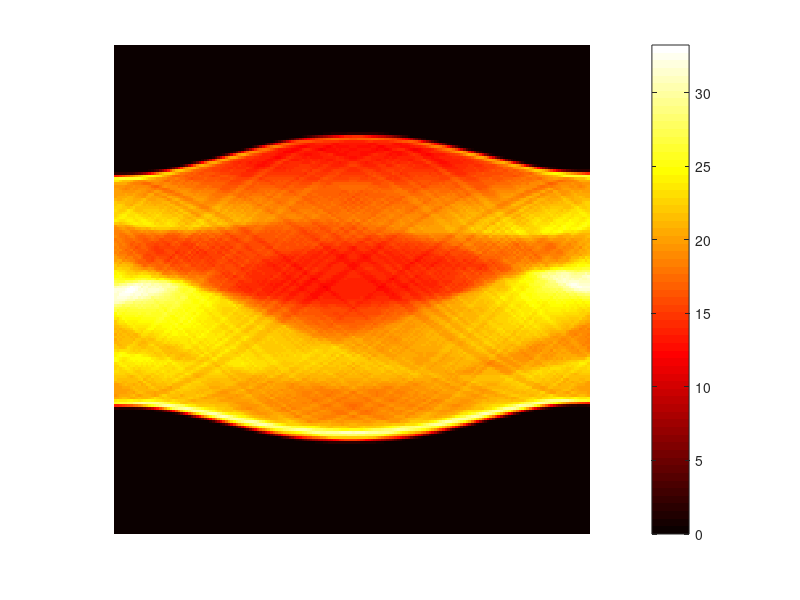
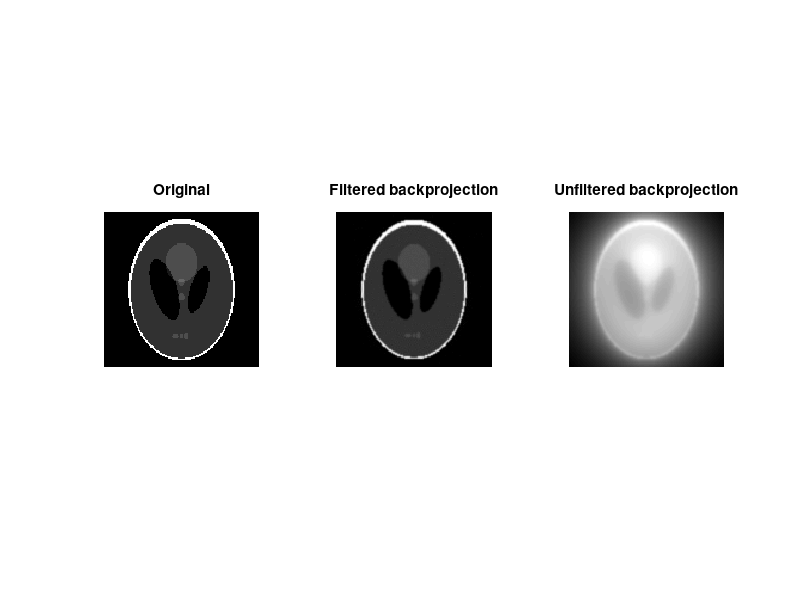

Write MATLAB code to recreate these figures, in order.
close all;clc;clear

P = phantom(128);
theta = 0:179;
        R = radon(P,theta);
        
        figure;imshow(R,[])
colormap(gca,hot), colorbar
        
        I1 = iradon(R,theta);
        I2 = iradon(R,theta,'linear','none');
        figure
        subplot(1,3,1), imshow(P), title('Original')
        subplot(1,3,2), imshow(I1), title('Filtered backprojection')
        subplot(1,3,3), imshow(I2,[]), title('Unfiltered backprojection')
 